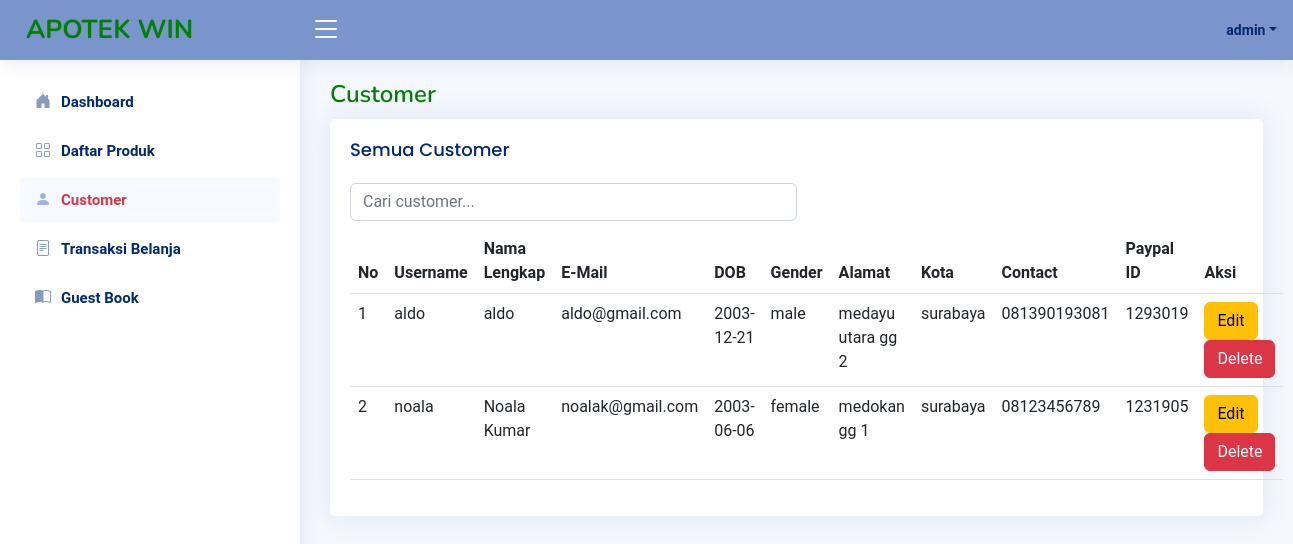
The page /Admin/viewCustomer.php (signed in) on the database its author committed.
### tables this page shows
CREATE TABLE `customer` (
  `username` varchar(255) NOT NULL,
  `password` varchar(255) NOT NULL,
  `namaLengkap` varchar(255) NOT NULL,
  `email` varchar(255) NOT NULL,
  `dob` date NOT NULL,
  `gender` varchar(255) NOT NULL,
  `alamat` varchar(255) NOT NULL,
  `kota` varchar(255) NOT NULL,
  `contact` varchar(15) NOT NULL,
  `paypalID` varchar(20) NOT NULL
);

### connect.php (called while the page is built, shortened)
<?php
$connect = mysqli_connect("localhost", "root", "", "onlineshop");
function query($query){
    global $connect;
    $result = mysqli_query($connect, $query);
    $rows = [];
    while ($row = mysqli_fetch_assoc($result)){
        $rows[] = $row;
    }
    return $rows;
}
?>

### Admin/viewCustomer.php (the view, shortened to what this page needs)
<?php
require 'template/headerAdmin.php';
require 'template/sidebarAdmin.php';
$allCustomer = query("SELECT * FROM customer");
?>
<main id="main" class="main">
    <div class="pagetitle ">
      <h1 class="text" style = "color:#008000">Customer</h1>
    </div>
    <section class="section">
      <div class="row">
        <div class="">
          <div class="card">
            <div class="card-body">
              <h5 class="card-title">Semua Customer</h5>
                <div class="col-md-6 mt-2 mb-2">
                  <input type="text" placeholder="Cari customer..." class="form-control" id="searchingTable">
                </div>
                <table class="table">
                    <thead>
                        <tr>
                            <th scope="col">No</th>
                            <th scope="col">Username</th>
                            <th scope="col">Nama Lengkap</th>
                            <th scope="col">E-Mail</th>
                            <th scope="col">DOB</th>
                            <th scope="col">Gender</th>
                            <th scope="col">Alamat</th>
                            <th scope="col">Kota</th>
                            <th scope="col">Contact</th>
                            <th scope="col">Paypal ID</th>
                            <th scope="col">Aksi</th>
                        </tr>
                    </thead>
                    <tbody>
                        <?php $i = 1; foreach ($allCustomer as $customer) : ?>
                            <tr>
                                <td><?= $i++; ?></td>
                                <td><?= $customer["username"]; ?></td>
                                <td><?= $customer["namaLengkap"]; ?></td>
                                <td><?= $customer["email"]; ?></td>
                                <td><?= $customer["dob"]; ?></td>
                                <td><?= $customer["gender"]; ?></td>
                                <td><?= $customer["alamat"]; ?></td>
                                <td><?= $customer["kota"]; ?></td>
                                <td><?= $customer["contact"]; ?></td>
                                <td><?= $customer["paypalID"]; ?></td>
                                <td>
                                    <a href="editCustomer.php?username=<?= $customer["username"]; ?>" class="btn btn-warning">Edit</a>
                                    <a href="deleteCustomer.php?username=<?= $customer["username"]; ?>" class="btn btn-danger" onclick="return confirm('Yakin Ingin Menghapus <?= $customer["username"]; ?>?');">Delete</a>
                                </td>
                            </tr>
                        <?php endforeach; ?>
                    </tbody>
                </table>
            </div>
            </div>
        </div>
        </div>
    </section>
</main>

### assets/css/style.css (style rules this page uses)
:root { scroll-behavior: smooth; --primary-color: #9fb3df; --secondary-color: #c7d4f2; --text-color: #2c3e50; --light-bg: #f5f8ff; --header-bg: #7a95cc; }
body { font-family: "Poppins", sans-serif; background: var(--light-bg); color: var(--text-color); }
a { color: var(--primary-color); text-decoration: none; }
h1, h2, h3, h4, h5, h6 { font-family: "Nunito", sans-serif; }
#main { margin-top: 60px; padding: 20px 30px; transition: all 0.3s; }
.pagetitle { margin-bottom: 10px; }
.pagetitle h1 { font-size: 24px; margin-bottom: 0; font-weight: 600; color: #012970; }
.card { margin-bottom: 30px; border: none; border-radius: 5px; box-shadow: 0px 0 30px rgba(1, 41, 112, 0.1); }
.card-title { padding: 20px 0 15px 0; font-size: 18px; font-weight: 500; color: #012970; font-family: "Poppins", sans-serif; }
.card-body { padding: 0 20px 20px 20px; }
@media (min-width: 1200px) { #main, #footer { margin-left: 300px; } }
* { padding: 0; margin: 0; box-sizing: border-box; font-family: "Roboto", sans-serif; }

### rows shown on the page
customer: username "aldo", namaLengkap "aldo", email "aldo@gmail.com", dob "2003-12-21", gender "male", alamat "medayu utara gg 2", kota "surabaya", contact "081390193081", paypalID "1293019"
customer: username "noala", namaLengkap "Noala Kumar", email "noalak@gmail.com", dob "2003-06-06", gender "female", alamat "medokan gg 1", kota "surabaya", contact "08123456789", paypalID "1231905"

### other values the page prints
$userLogin "admin"
